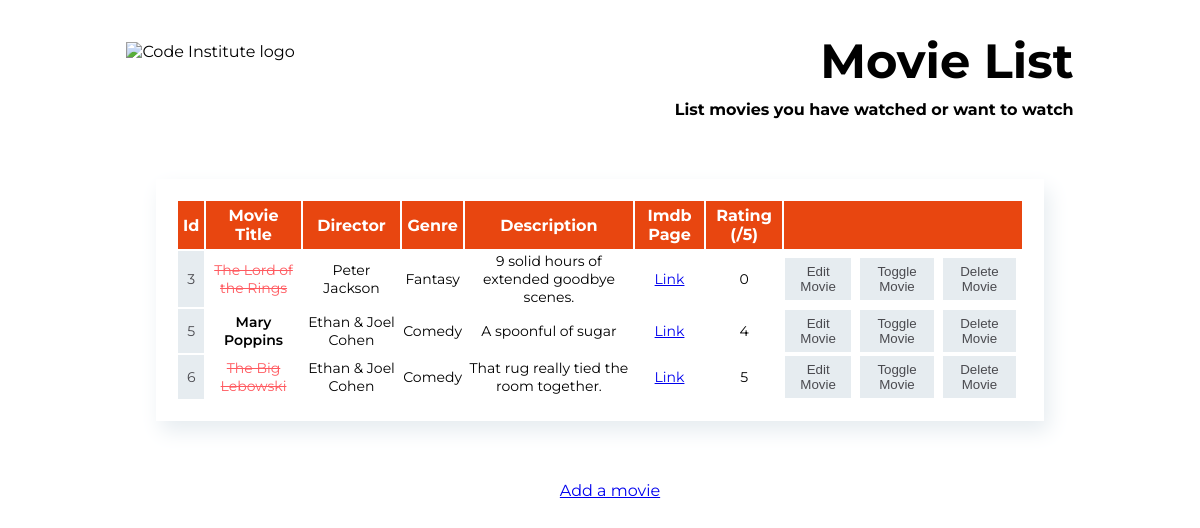
Before: / with the older database file.
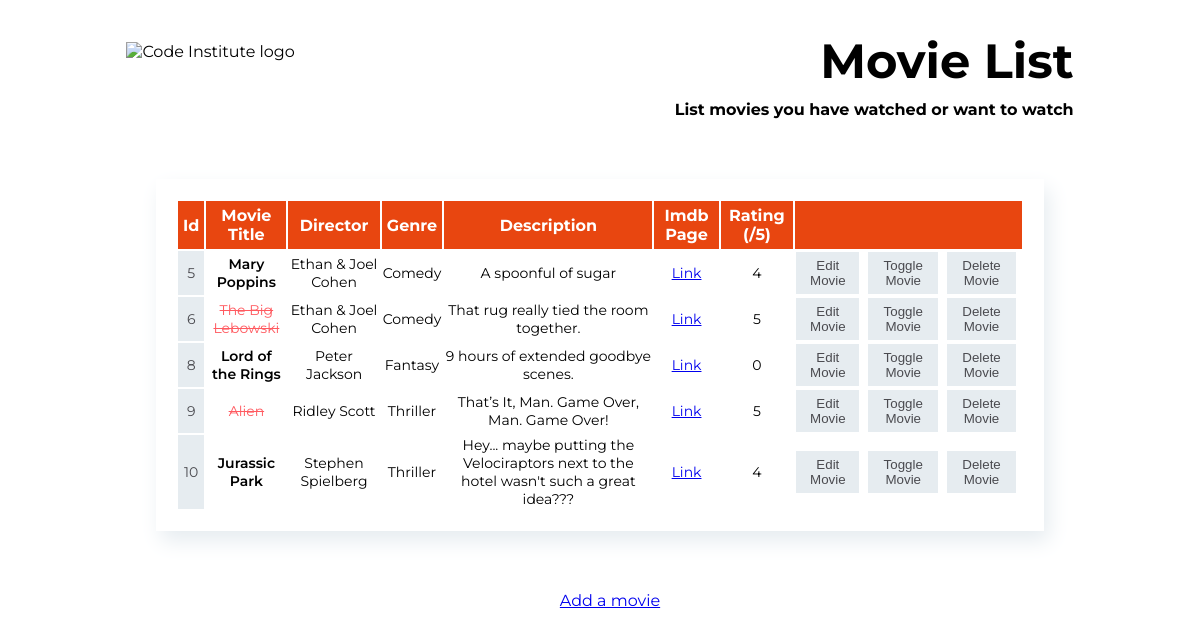
After: the same page with the newer database file.
### movie_app/models.py (models this page shows, shortened)
class Movie(models.Model):
    title = models.CharField(max_length=50, null=False, blank=False)
    director = models.CharField(max_length=50, null=False, blank=False)
    genre = models.CharField(max_length=50, null=False, blank=False)
    description = models.TextField(max_length=400, null=False, blank=True)
    rating = models.IntegerField(null=False, blank=False)
    watched = models.BooleanField(null=False, blank=False, default=False)
    imdb_link = models.URLField(null=False, blank=False)

### movie_app/views.py (the view)
# urls.py: path('', views.get_movie_list, name="get_movie_list"),
def get_movie_list(request):
    movies = Movie.objects.all()
    context = {
        'movies': movies
    }
    return render(request, 'movie_app/movie_app_home.html', context)

### movie_app/templates/movie_app/movie_app_home.html (shortened to what this page needs)
<!DOCTYPE html>
<html lang="en">
<head>
{% load static %}
<link rel="stylesheet" href="{% static 'css/style.css' %}">
</head>
<body>
    <img id = "homeImage" src = "https://codeinstitute.s3.amazonaws.com/Django%20Content/Hello%20Django%20MiniChallenges/Code_institute-logo%20%281%29.png" alt = "Code Institute logo"  />
    <h1 class = "textHeader">Movie List</h1>
    <h4 class = "textHeader">List movies you have watched or want to watch</h4>
    <table>
        <tr>
            <th>Id</th>
            <th>Movie Title</th>
            <th>Director</th>
            <th>Genre</th>
            <th>Description</th>
            <th>Imdb Page</th>
            <th>Rating (/5)</th>
            <th colspan ="3"></th>
        </tr>
        {% for movie in movies %}
            <tr>
                <td class = "id_column">{{ movie.id }}</td>
                {% if movie.watched %}
                    <td><strike>{{ movie.title }}</strike></td>
                {% else %}
                    <td class = "movie_column">{{ movie.title }}</td>
                {% endif %}
                <td>{{ movie.director }}</td>
                <td>{{ movie.genre }}</td>
                <td>{{ movie.description }}</td>
                <td><a href = "{{ movie.imdb_link }}" target="_blank">Link</a></td>
                <td>{{ movie.rating }}</td>
                <td><a href = "/edit/{{ movie.id }}"><button>Edit Movie</button></a></td>
                <td><a href = "/toggle/{{ movie.id }}"><button>Toggle Movie</button></a></td>
                <td><a href = "/delete/{{ movie.id }}"><button>Delete Movie</button></a></td>
            </tr>
            {% empty %}
            <tr>
                <td>You have no movies listed</td>
            </tr>
        {% endfor %}
    </table>
        <p id = "addLink"><a href = "/add">Add a movie</a></p>
</body>
</html>

### movie_app/static/css/style.css (style rules this page uses)
body { font-family: 'Montserrat', sans-serif; }
h1 { font-size: 48px; margin-bottom: 0; }
h4 { margin-top: 10px; }
strike { color:#ff5a60; }
#homeImage { height: 80px; margin-top: 10px; float: left; margin-left: 10%; }
.textHeader { text-align: right; margin-right: 10%; }
table { width: 75%; margin: 60px auto; box-shadow: 5px 10px 20px #e6ecf0; background-color: white; clear:both; text-align:center; padding: 20px 20px 20px; }
th { background-color: #e84610; color: white; padding: 5px; }
td { font-size: 14px; background-color: white; }
.id_column { background-color: #e6ecf0; color: #4a4a4f; }
.movie_column { font-weight: 600; }
button { background-color: #e6ecf0; color: #4a4a4f; border: 0; padding: 5px 10px; margin-right: 5px; border: 1px solid #e6ecf0; }
#addLink { text-align:center; margin-top: 20px; }
p { margin-left: 20px; }

Changed rows visible on the page:
removed Movie: id "3", title "The Lord of the Rings", director "Peter Jackson", genre "Fantasy", description "9 solid hours of extended goodbye scenes.", rating "0"
added Movie: id "8", title "Lord of the Rings", director "Peter Jackson", genre "Fantasy", description "9 hours of extended goodbye scenes.", rating "0"
added Movie: id "9", title "Alien", director "Ridley Scott", genre "Thriller", description "That’s It, Man. Game Over, Man. Game Over!", rating "5"
added Movie: id "10", title "Jurassic Park", director "Stephen Spielberg", genre "Thriller", description "Hey... maybe putting the Velociraptors next to the hotel wasn't such a great idea???", rating "4"
